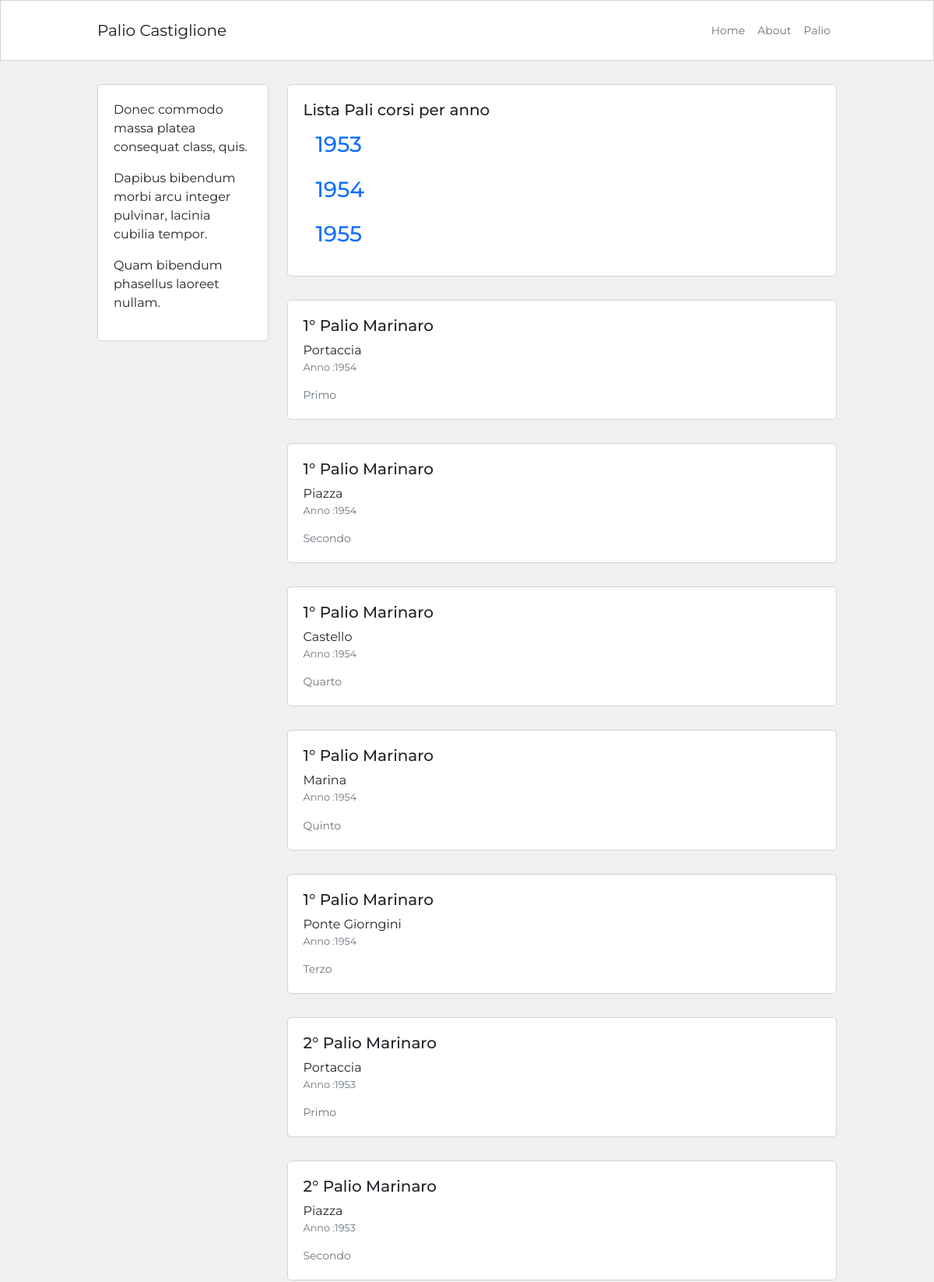
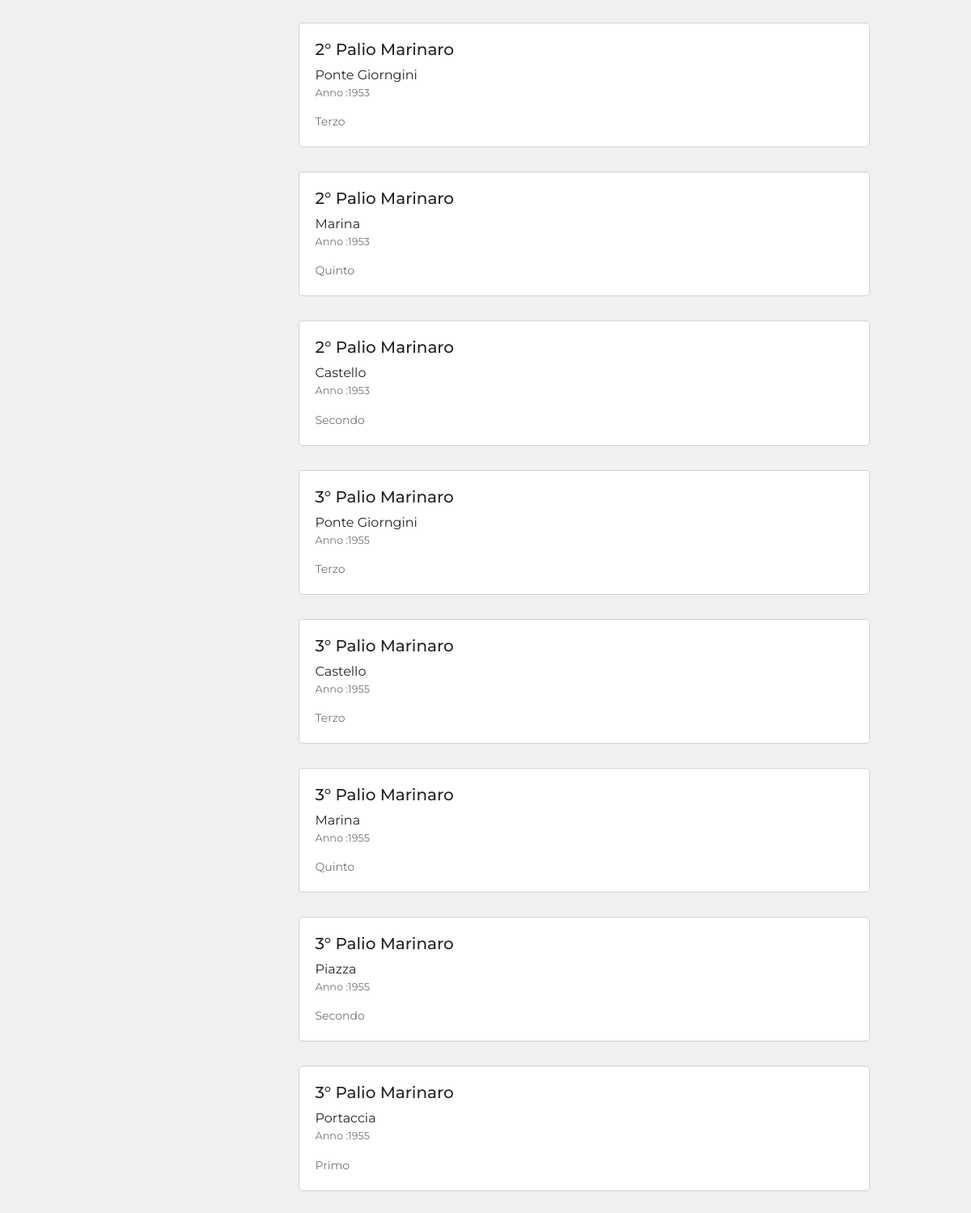
The page /palio on the database its author committed (2 pictures, top to bottom).
### blog/models.py (models this page shows, shortened)
class Gare (db.Model):
    id = db.Column(db.Integer, primary_key=True)
    data = db.Column(db.DateTime, default=datetime.now())
    risultati = db.relationship('Risultati', backref='gare', lazy=True)

class Risultati (db.Model):
    id = db.Column(db.Integer, primary_key=True)
    posizione = db.Column(db.String(100))
    rioni_id = db.Column(db.ForeignKey('rioni.id'))
    gare_id = db.Column(db.ForeignKey('gare.id'))

class Rioni (db.Model):
    id = db.Column(db.Integer, primary_key=True)
    rione = db.Column(db.String(120), nullable=False)
    risultati = db.relationship('Risultati', backref='rioni', lazy=True)

### blog/routes.py (the view)
@app.route ('/palio')
def palio ():
    risultati = Risultati.query.order_by(Risultati.gare_id.asc()).all()
    date= Gare.query.order_by (Gare.data.asc()).all()
    return render_template ('palio_lista.html', risultati = risultati, date = date)

### blog/templates/palio_lista.html (shortened to what this page needs)
{% extends 'base.html' %}
{% block content %}
<div class="container content-container">
    <div class="row no-gutters">
        <div class="col-md-9 order-md-2">
        <div class="single-post-home">
        <h5>Lista Pali corsi per anno</h5>
        {% for data in date %}
            <h3><a class="nav-link" href="{{ url_for ('palio_dettaglio', palio_id = data.id) }}">{{data.data.strftime ('%Y')}}</a></h3>
        {% endfor%}
        </div>
            {% for risultato in risultati %}
            <div class="single-post-home">
                <h5>{{risultato.gare_id}}° Palio Marinaro</h5>
                {{risultato.rioni.rione}}
                <p class="p-small-two text-muted">Anno :{{risultato.gare.data.strftime('%Y') }}</p>
                <p class="p-small-one text-muted mb-0">{{risultato.posizione}}</p>
            </div>
            {% endfor %}
        </div>
        <div class="col-md-3 order-md-1">
            {% include 'about_snippet.html' %}
        </div>
    </div>
</div>
{% endblock %}

### blog/static/blog.css (style rules this page uses)
body { font-family: Montserrat; background-color: #f0f0f0; }
.content-container { max-width: 950px; margin-top: 30px; margin-bottom: 30px; padding: 0px; }
.single-post-home { background-color: #fff; border: 1px solid #d3d3d3; border-radius: 5px; padding: 20px; margin-bottom: 30px; }
.p-small-one { font-size: 0.875rem; }
.p-small-two { font-size: 0.800rem; }

### rows shown on the page
Gare: data "1953"
Gare: data "1954"
Gare: data "1955"
Risultati: gare_id "1", rioni.rione "Portaccia", gare.data "1954", posizione "Primo"
Risultati: gare_id "1", rioni.rione "Piazza", gare.data "1954", posizione "Secondo"
Risultati: gare_id "1", rioni.rione "Castello", gare.data "1954", posizione "Quarto"
Risultati: gare_id "1", rioni.rione "Marina", gare.data "1954", posizione "Quinto"
Risultati: gare_id "1", rioni.rione "Ponte Giorngini", gare.data "1954", posizione "Terzo"
Risultati: gare_id "2", rioni.rione "Portaccia", gare.data "1953", posizione "Primo"
Risultati: gare_id "2", rioni.rione "Piazza", gare.data "1953", posizione "Secondo"
Risultati: gare_id "2", rioni.rione "Ponte Giorngini", gare.data "1953", posizione "Terzo"
Risultati: gare_id "2", rioni.rione "Marina", gare.data "1953", posizione "Quinto"
Risultati: gare_id "2", rioni.rione "Castello", gare.data "1953", posizione "Secondo"
Risultati: gare_id "3", rioni.rione "Ponte Giorngini", gare.data "1955", posizione "Terzo"
Risultati: gare_id "3", rioni.rione "Castello", gare.data "1955", posizione "Terzo"
Risultati: gare_id "3", rioni.rione "Marina", gare.data "1955", posizione "Quinto"
Risultati: gare_id "3", rioni.rione "Piazza", gare.data "1955", posizione "Secondo"
Risultati: gare_id "3", rioni.rione "Portaccia", gare.data "1955", posizione "Primo"

### other values the page prints
{{ lipsum(n=3, min=5, max=10) }} "Donec commodo massa platea consequat class, quis. Dapibus bibendum morbi arcu integer pulvinar, lacinia cubilia tempor. Quam bibendum phasellus laoreet nullam."
